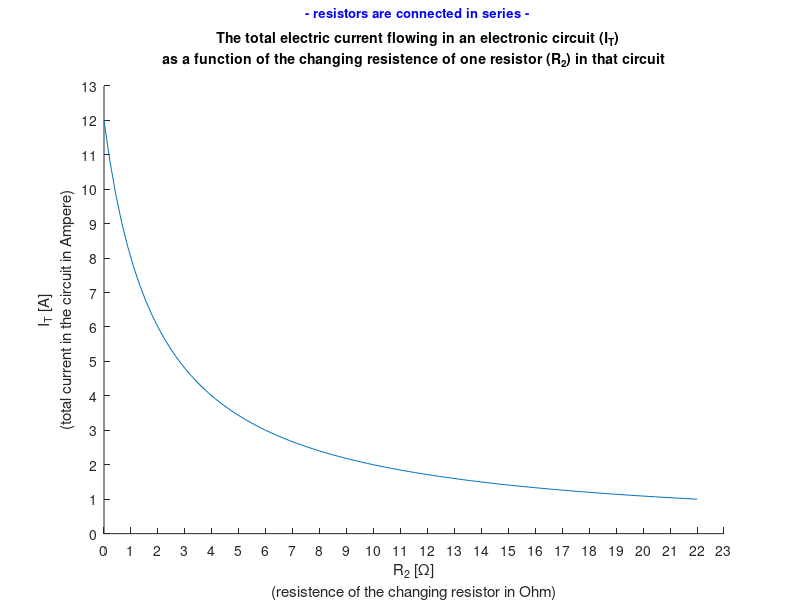
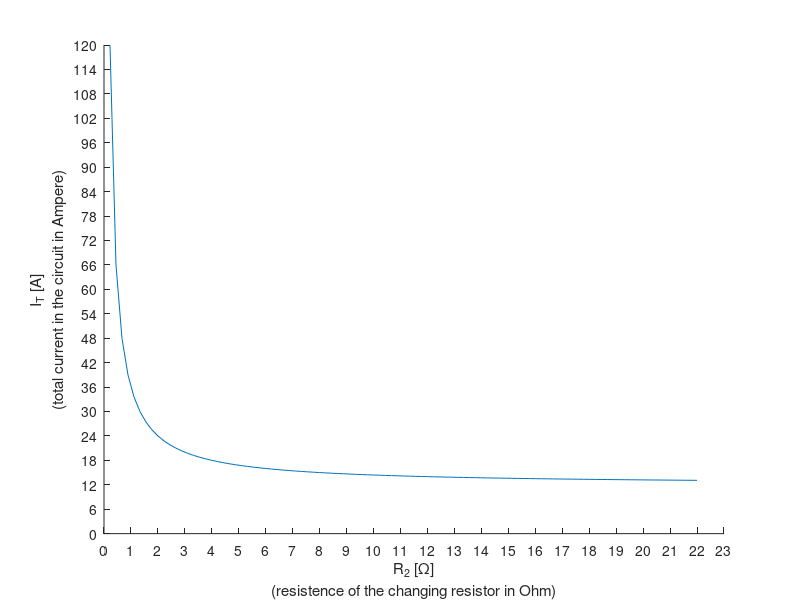

Write the MATLAB code that produced these figures, in order. (Note: this script raises an error after producing the figures.)
%% introduction to neuronal networks - assignment 1:



% settimg some parameters:

Eps = 24;
R1 = 2;
R2 = linspace(0,22);



% resistors in series:

R_t_l = R1 + R2;
I_t_l = Eps./R_t_l;

figure('Units','normalized','position',[0 0 1 1]);
hold on;
plot(R2, I_t_l);
xlabel({'R_{2} [\Omega]' , '(resistence of the changing resistor in Ohm)'});
ylabel({'I_{T} [A]' , '(total current in the circuit in Ampere)'});
xlim([0 (max(R2) + 1)]);
xticks(0:1:(max(R2) + 1));
ylim([0 (max(I_t_l) + 1)]);
yticks(0:1:(max(I_t_l) + 1));
title({'', '\fontsize{13} \color{blue} - resistors are connected in series -', '', '\fontsize{14} \color{black} The total electric current flowing in an electronic circuit (I_{T})' , 'as a function of the changing resistence of one resistor (R_{2}) in that circuit',  ''});
hold off; 



% resistors in parallel:

R_t_p = 1./(1/R1 + 1./R2);
I_t_p = Eps./R_t_p;

figure('Units','normalized','position',[0 0 1 1]);
hold on;
plot(R2, I_t_p);
xlabel({'R_{2} [\Omega]' , '(resistence of the changing resistor in Ohm)'});
ylabel({'I_{T} [A]' , '(total current in the circuit in Ampere)'});
xlim([0 (max(R2) + 1)]);
xticks(0:1:(max(R2) + 1));
yticks(0:6:120);
asy = xline(0,'--r', 'LineWidth', 2, 'DisplayName','asymptote $(y \rightarrow \infty)$');
legend(asy, 'FontSize', 15, 'Location','best', 'Interpreter','latex', 'Box', 'off');
title({'', '\fontsize{13} \color{blue} - resistors are connected in parallel -', '', '\fontsize{14} \color{black} The total electric current flowing in an electronic circuit (I_{T})' , 'as a function of the changing resistence of one resistor (R_{2}) in that circuit',  ''});
hold off;


